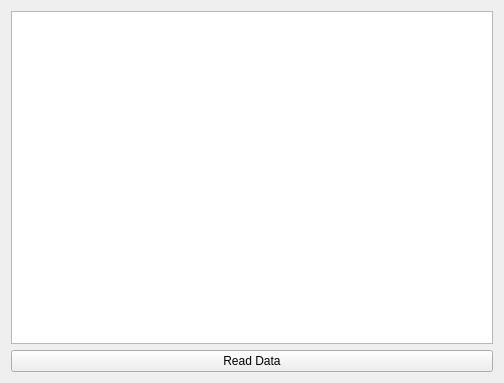
<?xml version="1.0" encoding="UTF-8"?>
<ui version="4.0">
 <class>Widget</class>
 <widget class="QWidget" name="Widget">
  <property name="geometry">
   <rect>
    <x>0</x>
    <y>0</y>
    <width>504</width>
    <height>383</height>
   </rect>
  </property>
  <property name="windowTitle">
   <string>QListWidget</string>
  </property>
  <layout class="QVBoxLayout" name="verticalLayout_2">
   <item>
    <layout class="QVBoxLayout" name="verticalLayout">
     <item>
      <widget class="QListWidget" name="listWidget"/>
     </item>
     <item>
      <widget class="QPushButton" name="pushButton">
       <property name="text">
        <string>Read Data</string>
       </property>
      </widget>
     </item>
    </layout>
   </item>
  </layout>
 </widget>
 <resources/>
 <connections/>
</ui>
